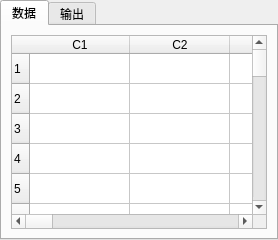
      <widget class="QWidget" name="widget" native="true">
       <layout class="QHBoxLayout" name="horizontalLayout">
        <property name="leftMargin">
         <number>0</number>
        </property>
        <property name="topMargin">
         <number>0</number>
        </property>
        <property name="rightMargin">
         <number>0</number>
        </property>
        <property name="bottomMargin">
         <number>0</number>
        </property>
        <item>
         <widget class="QTabWidget" name="tabWidget">
          <property name="currentIndex">
           <number>0</number>
          </property>
          <widget class="QWidget" name="tab_data">
           <attribute name="title">
            <string>数据</string>
           </attribute>
           <layout class="QHBoxLayout" name="horizontalLayout_2">
            <item>
             <widget class="QTableWidget" name="tableWidget_dataset">
              <property name="styleSheet">
               <string notr="true"/>
              </property>
              <property name="alternatingRowColors">
               <bool>false</bool>
              </property>
              <row>
               <property name="text">
                <string>1</string>
               </property>
              </row>
              <row>
               <property name="text">
                <string>2</string>
               </property>
              </row>
              <row>
               <property name="text">
                <string>3</string>
               </property>
              </row>
              <row>
               <property name="text">
                <string>4</string>
               </property>
              </row>
              <row>
               <property name="text">
                <string>5</string>
               </property>
              </row>
              <row>
               <property name="text">
                <string>6</string>
               </property>
              </row>
              <row>
               <property name="text">
                <string>7</string>
               </property>
              </row>
              <row>
               <property name="text">
                <string>8</string>
               </property>
              </row>
              <row>
               <property name="text">
                <string>9</string>
               </property>
              </row>
              <row>
               <property name="text">
                <string>10</string>
               </property>
              </row>
              <row>
               <property name="text">
                <string>11</string>
               </property>
              </row>
              <row>
               <property name="text">
                <string>12</string>
               </property>
              </row>
              <row>
               <property name="text">
                <string>13</string>
               </property>
              </row>
              <row>
               <property name="text">
                <string>14</string>
               </property>
              </row>
              <row>
               <property name="text">
                <string>15</string>
               </property>
              </row>
              <row>
               <property name="text">
                <string>16</string>
               </property>
              </row>
              <row>
               <property name="text">
                <string>17</string>
               </property>
              </row>
              <row>
               <property name="text">
                <string>18</string>
               </property>
              </row>
              <row>
               <property name="text">
                <string>19</string>
               </property>
              </row>
              <row>
               <property name="text">
                <string>20</string>
               </property>
              </row>
              <row>
               <property name="text">
                <string>21</string>
               </property>
              </row>
              <row>
               <property name="text">
                <string>22</string>
               </property>
              </row>
              <row>
               <property name="text">
                <string>23</string>
               </property>
              </row>
              <row>
               <property name="text">
                <string>24</string>
               </property>
              </row>
              <row>
               <property name="text">
                <string>25</string>
               </property>
              </row>
              <row>
               <property name="text">
                <string>26</string>
               </property>
              </row>
              <row>
               <property name="text">
                <string>27</string>
               </property>
              </row>
              <row>
               <property name="text">
                <string>28</string>
               </property>
              </row>
              <row>
               <property name="text">
                <string>29</string>
               </property>
              </row>
              <row>
               <property name="text">
                <string>30</string>
               </property>
              </row>
              <column>
               <property name="text">
                <string>C1</string>
               </property>
              </column>
              <column>
               <property name="text">
                <string>C2</string>
               </property>
              </column>
              <column>
               <property name="text">
                <string>C3</string>
               </property>
              </column>
              <column>
               <property name="text">
                <string>C4</string>
               </property>
              </column>
              <column>
               <property name="text">
                <string>C5</string>
               </property>
              </column>
              <column>
               <property name="text">
                <string>C6</string>
               </property>
              </column>
              <column>
               <property name="text">
                <string>C7</string>
               </property>
              </column>
              <column>
               <property name="text">
                <string>C8</string>
               </property>
              </column>
              <column>
               <property name="text">
                <string>C9</string>
               </property>
              </column>
              <column>
               <property name="text">
                <string>C10</string>
               </property>
              </column>
              <column>
               <property name="text">
                <string>C11</string>
               </property>
              </column>
              <column>
               <property name="text">
                <string>C12</string>
               </property>
              </column>
              <column>
               <property name="text">
                <string>C13</string>
               </property>
              </column>
              <column>
               <property name="text">
                <string>C14</string>
               </property>
              </column>
              <column>
               <property name="text">
                <string>C15</string>
               </property>
              </column>
              <column>
               <property name="text">
                <string>C16</string>
               </property>
              </column>
              <column>
               <property name="text">
                <string>C17</string>
               </property>
              </column>
              <column>
               <property name="text">
                <string>C18</string>
               </property>
              </column>
              <column>
               <property name="text">
                <string>C19</string>
               </property>
              </column>
              <column>
               <property name="text">
                <string>C20</string>
               </property>
              </column>
              <column>
               <property name="text">
                <string>C21</string>
               </property>
              </column>
              <column>
               <property name="text">
                <string>C22</string>
               </property>
              </column>
              <column>
               <property name="text">
                <string>C23</string>
               </property>
              </column>
              <column>
               <property name="text">
                <string>C24</string>
               </property>
              </column>
              <column>
               <property name="text">
                <string>C25</string>
               </property>
              </column>
              <column>
               <property name="text">
                <string>C26</string>
               </property>
              </column>
              <column>
               <property name="text">
                <string>C27</string>
               </property>
              </column>
              <column>
               <property name="text">
                <string>C28</string>
               </property>
              </column>
              <column>
               <property name="text">
                <string>C29</string>
               </property>
              </column>
              <column>
               <property name="text">
                <string>C30</string>
               </property>
              </column>
             </widget>
            </item>
           </layout>
          </widget>
          <widget class="QWidget" name="tab_report">
           <attribute name="title">
            <string>输出</string>
           </attribute>
           <layout class="QVBoxLayout" name="verticalLayout_2">
            <item>
             <widget class="QWidget" name="widget_2" native="true">
              <property name="maximumSize">
               <size>
                <width>16777215</width>
                <height>30</height>
               </size>
              </property>
              <layout class="QHBoxLayout" name="horizontalLayout_5">
               <property name="leftMargin">
                <number>0</number>
               </property>
               <property name="topMargin">
                <number>0</number>
               </property>
               <property name="rightMargin">
                <number>0</number>
               </property>
               <property name="bottomMargin">
                <number>0</number>
               </property>
              </layout>
             </widget>
            </item>
           </layout>
          </widget>
         </widget>
        </item>
       </layout>
      </widget>
